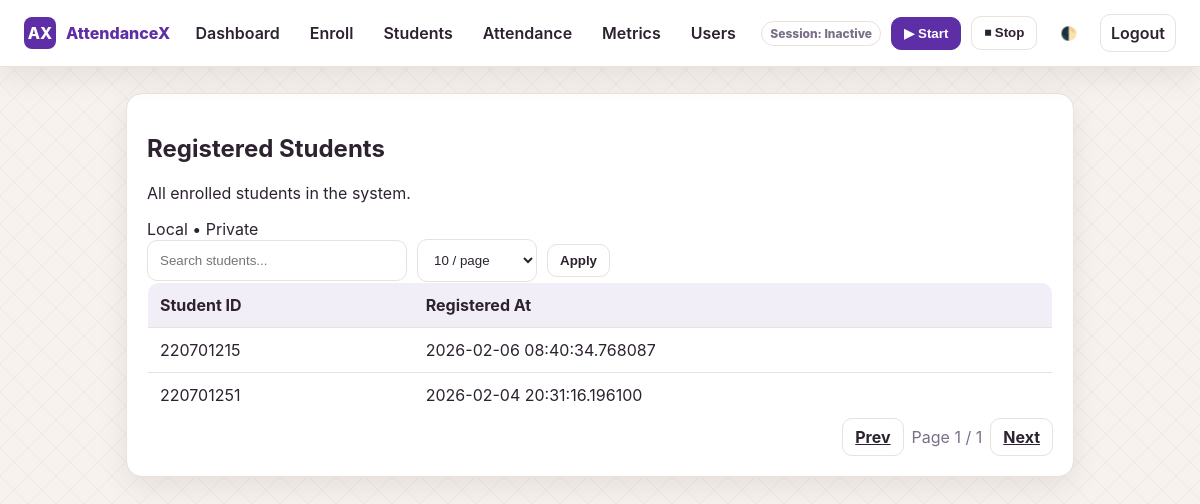
Page /students (signed in) on the committed database.
### app/db/models.py (models this page shows)
class Student(Base):
    __tablename__ = "students"
    student_id = Column(String, primary_key=True, index=True)
    name = Column(String, nullable=False)
    samples_used = Column(Integer, nullable=False)
    created_at = Column(DateTime, default=datetime.utcnow)
    last_updated = Column(DateTime, default=datetime.utcnow)

### app/routes/students.py (the view)
@router.get("/students")
def students_page(
    request: Request,
    page: int = Query(1, ge=1),
    size: int = Query(10, ge=5, le=100),
    q: str = Query("", min_length=0),
):
    require_login(request)
    db = SessionLocal()
    base = db.query(Student)
    if q:
        base = base.filter(Student.student_id.contains(q))
    total = base.count()
    total_pages = max(1, (total + size - 1) // size)
    page = min(page, total_pages)
    students = base.order_by(Student.created_at.desc()).offset((page-1)*size).limit(size).all()
    db.close()
    return templates.TemplateResponse(
        "students.html",
        {
            "request": request,
            "students": students,
            "page": page,
            "size": size,
            "q": q,
            "total_pages": total_pages,
            "total": total
        }
    )

### app/auth/dependencies.py (called while the page is built)
def require_login(request: Request):
    if not request.session.get("user"):
        raise HTTPException(status_code=303, headers={"Location": "/login"})

### app/templates/students.html
{% extends "base.html" %}
{% block content %}
<div class="card">
    <div class="page-head">
        <div>
            <h2 class="page-title">Registered Students</h2>
            <p class="page-sub">All enrolled students in the system.</p>
        </div>
        <div class="page-badge">Local • Private</div>
    </div>
    <form method="get" class="section" style="display:flex;gap:10px;flex-wrap:wrap;align-items:center;">
        <input name="q" value="{{ q }}" placeholder="Search students..." style="max-width:260px;">
        <select name="size" style="max-width:120px;">
            {% for s in [5,10,20,50] %}
            <option value="{{ s }}" {% if size==s %}selected{% endif %}>{{ s }} / page</option>
            {% endfor %}
        </select>
        <button class="btn">Apply</button>
    </form>
    <div class="section">
        <table>
            <thead>
                <tr>
                    <th>Student ID</th>
                    <th>Registered At</th>
                </tr>
            </thead>
            <tbody>
                {% for s in students %}
                <tr>
                    <td>{{ s.student_id }}</td>
                    <td>{{ s.created_at }}</td>
                </tr>
                {% endfor %}
            </tbody>
        </table>
    </div>
    <div class="section" style="display:flex;gap:8px;align-items:center;justify-content:flex-end;">
        <a class="btn" href="?q={{ q }}&size={{ size }}&page={{ page-1 if page>1 else 1 }}">Prev</a>
        <span class="subtle">Page {{ page }} / {{ total_pages }}</span>
        <a class="btn" href="?q={{ q }}&size={{ size }}&page={{ page+1 if page<total_pages else total_pages }}">Next</a>
    </div>
</div>
{% endblock %}

### app/templates/base.html (style rules this page uses)
:root { --bg: #f7f2ee; --card: #ffffff; --text: #2d2230; --muted: #7a6f86; --primary: #5e2ea7; --primary-contrast: #ffffff; --border: #e9e1da; --shadow: 0 10px 30px rgba(0, 0, 0, 0.08); }
* { box-sizing: border-box; }
body { margin: 0; font-family: "Inter", system-ui, -apple-system, Segoe UI, Roboto, Arial, sans-serif; background: linear-gradient(45deg, transparent 48%, rgba(33, 33, 33, 0.04) 49%, rgba(33, 33, 33, 0.04) 51%, transparent 52%), linear-gradient(-45deg, transparent 48%, rgba(33, 33, 33, 0.04) 49%, rgba(33, 33, 33, 0.04) 51%, transparent 52%); background-size: 28px 28px; background-position: 0 0, 14px 14px; background-color: var(--bg); color: var(--text); }
.btn { border: 1px solid var(--border); background: var(--card); color: var(--text); padding: 8px 12px; border-radius: 10px; font-weight: 700; cursor: pointer; }
.card { background: var(--card); border: 1px solid var(--border); border-radius: 16px; padding: 20px; box-shadow: var(--shadow); }
.subtle { color: var(--muted); }
input, select, textarea { width: 100%; padding: 12px; border-radius: 10px; border: 1px solid var(--border); background: var(--card); color: var(--text); outline: none; }
table { width: 100%; border-collapse: collapse; background: var(--card); border-radius: 12px; overflow: hidden; border: 1px solid var(--border); }
th, td { text-align: left; padding: 12px; border-bottom: 1px solid var(--border); }
th { background: rgba(94, 46, 167, 0.08); }

### rows in the picture
Student: student_id "220701215", created_at "2026-02-06 08:40:34.768087"
Student: student_id "220701251", created_at "2026-02-04 20:31:16.196100"

### other values in the picture
{{ page }} "1"
{{ total_pages }} "1"
form field size "10 / page"
